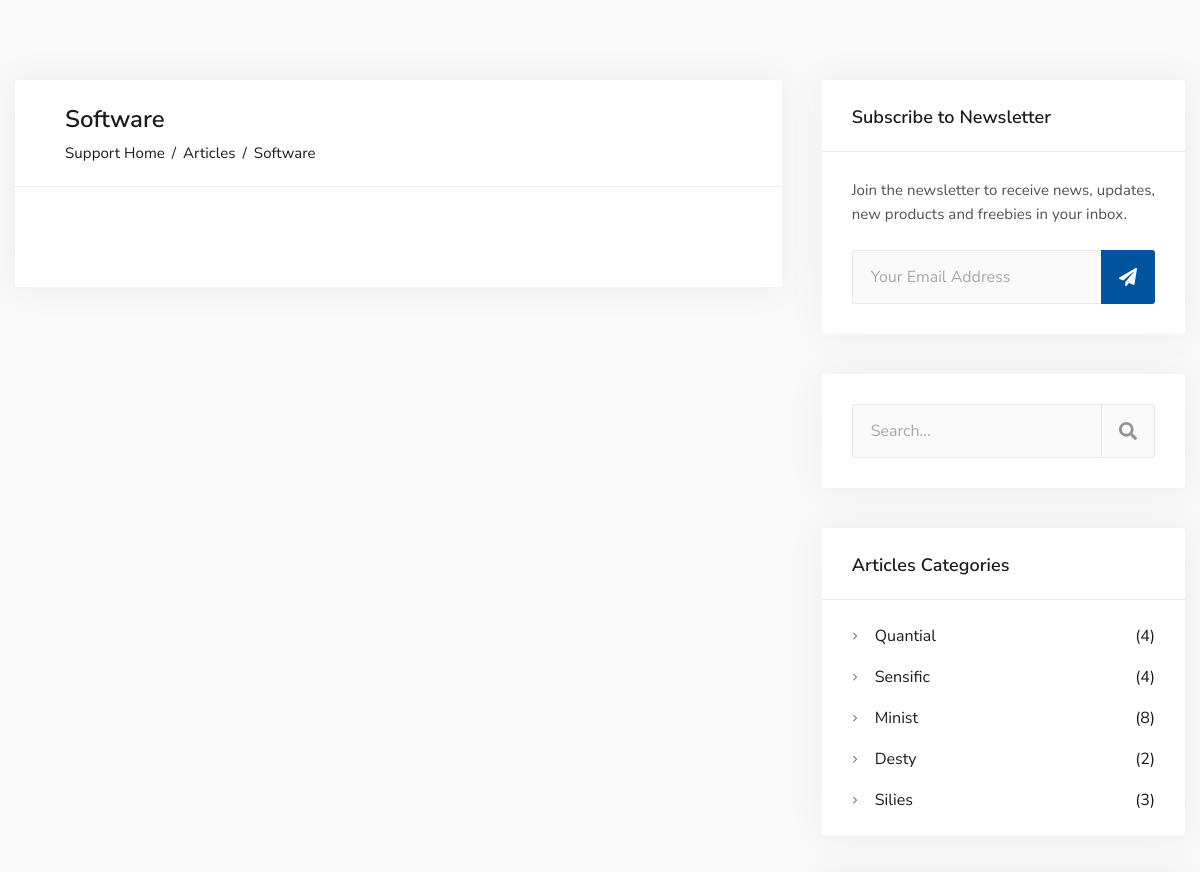
Before: /all-articles.php?category=Software (middle part) with the older database file.
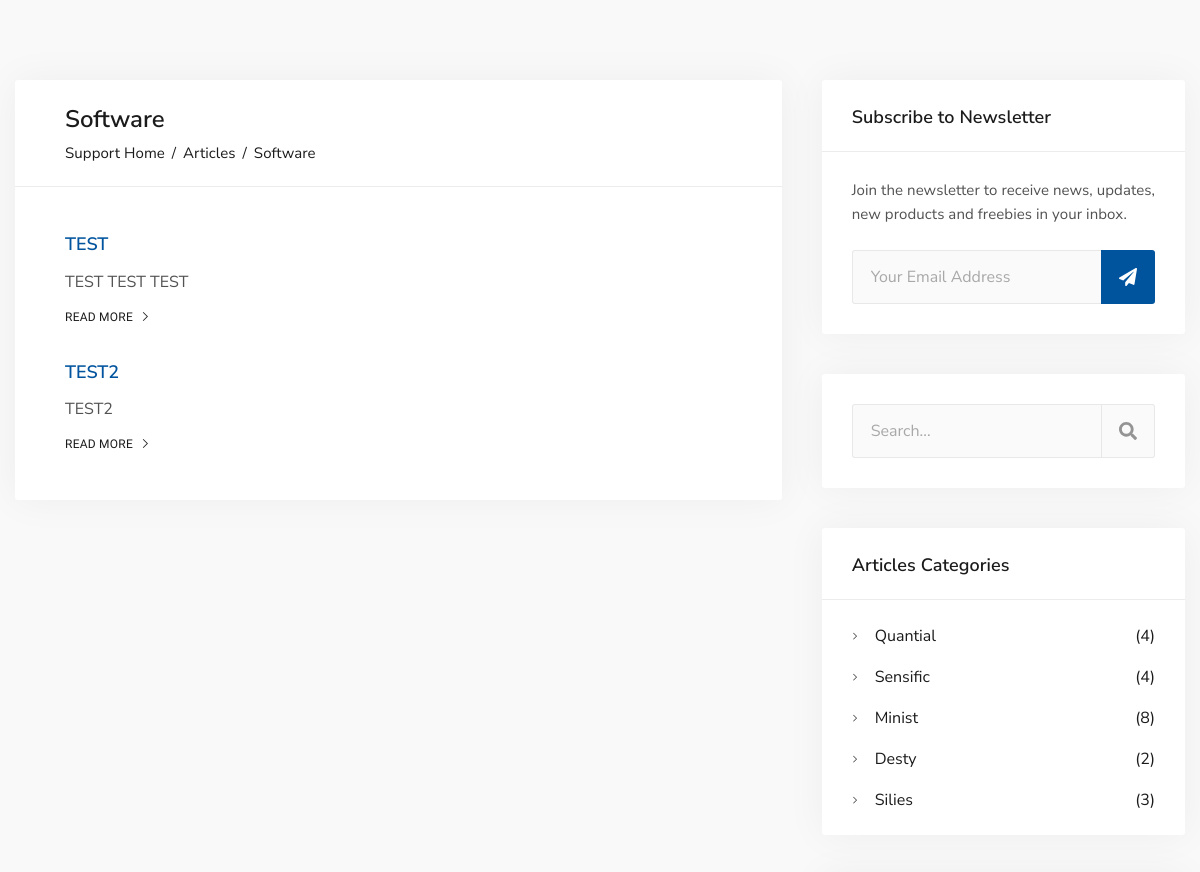
After: the same page with the newer database file.
### tables this page shows
CREATE TABLE `articles` (
  `id` int(11) NOT NULL,
  `title` varchar(255) NOT NULL,
  `content` text NOT NULL,
  `category` varchar(100) NOT NULL,
  `date_published` datetime NOT NULL DEFAULT current_timestamp(),
  `view_count` int(11) NOT NULL,
  `helpful` int(11) NOT NULL
);

### all-articles.php (the view, shortened to what the changed rows need)
<!DOCTYPE html>
<html lang="en">
<head>
    <link rel="stylesheet" href="assets/vendor/bootstrap/dist/css/bootstrap.min.css">
    <link rel="stylesheet" href="assets/vendor/fancybox/dist/jquery.fancybox.min.css">
    <link rel="stylesheet" href="assets/vendor/pixeden-stroke-7-icon/pe-icon-7-stroke/dist/pe-icon-7-stroke.min.css">
    <link rel="stylesheet" type="text/css" href="assets/vendor/swiper/dist/css/swiper.min.css">
    <link rel="stylesheet" type="text/css" href="assets/vendor/bootstrap-select/dist/css/bootstrap-select.min.css">
    <link rel="stylesheet" type="text/css" href="assets/vendor/dropzone/dist/min/dropzone.min.css">
    <link rel="stylesheet" type="text/css" href="assets/vendor/quill/dist/quill.snow.css">
    <link rel="stylesheet" href="assets/css/amdesk.css">
    <link rel="stylesheet" href="assets/css/custom.css">
</head>
<body>
<?php
include ('php_scripts\header.php');
?>
    <div class="dx-main">
<div class="dx-box-5 pb-100 bg-grey-6">
        <div class="container">
            <div class="row vertical-gap md-gap">
            <?php
if (isset($_GET['category'])) {
    $selectedCategory = urldecode($_GET['category']);
    $articleSql = "SELECT * FROM articles WHERE category = '$selectedCategory'";
    $articleResult = mysqli_query($conn, $articleSql);
    $articlesHtml = '';
    while ($articleRow = mysqli_fetch_assoc($articleResult)) {
        $articlesHtml .= '
            <div class="dx-article dx-article-block">
                <h4 class="h6 dx-article-title"><a href="article-details.php?id=' . $articleRow['id'] . '">' . $articleRow['title'] . '</a></h4>
                <div class="dx-article-text">
                    <p class="mb-0">' . $articleRow['content'] . '</p>
                </div>
                <a href="article-details.php?id=' . $articleRow['id'] . '" class="dx-btn dx-btn-link d-flex dx-article-link">Read More <span class="icon pe-7s-angle-right"></span></a>
            </div>';
    }
}
?>
<div class="col-lg-8">
    <div class="dx-box dx-box-decorated">
        <div class="dx-blog-post">
            <div class="dx-blog-post-box pt-30 pb-30">
                <h2 class="h4 mnt-5 mb-8"><?php echo $selectedCategory; ?></h2>
            </div>
            <div class="dx-blog-post-box">
                <?php echo $articlesHtml; ?>
            </div>
        </div>
    </div>
</div>
            </div>
        </div>
    </div>
<?php
include ('php_scripts\footer.php');
 ?>
</body>
</html>

Changed rows visible on the page:
added articles: title "TEST", content "TEST TEST TEST"
added articles: title "TEST2", content "TEST2"
